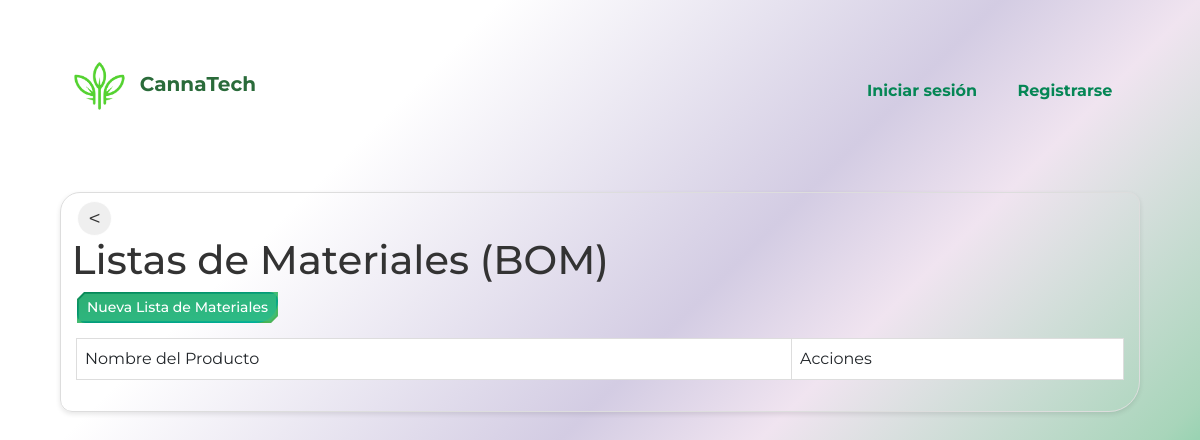
The app's page /bom/, older data.
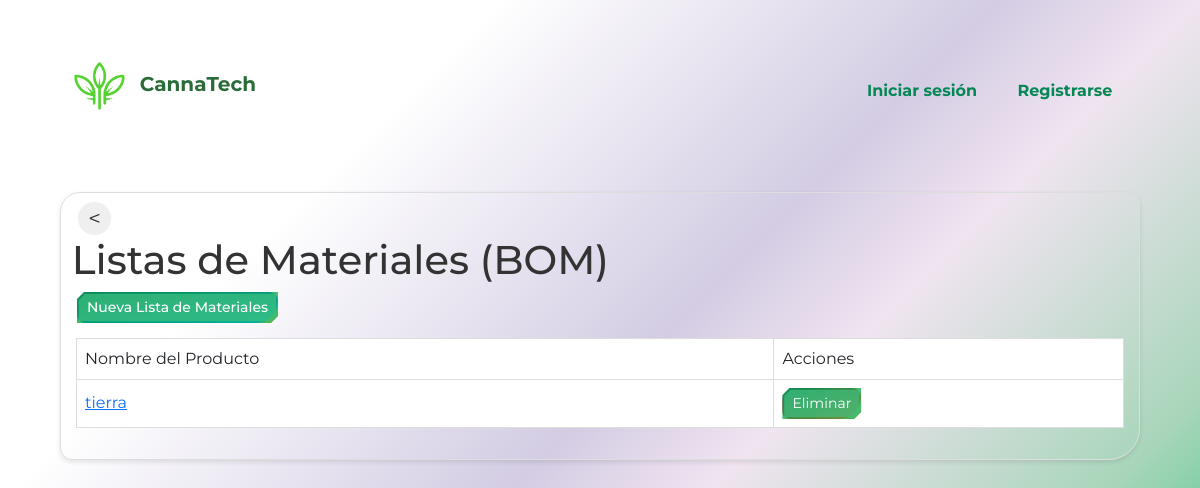
The same page, newer data.
### core/models.py (models this page shows, shortened)
class ListaMateriales(models.Model):
    nombre_producto = models.CharField(max_length=100)
    materiales = models.ManyToManyField(Material, through='ItemListaMateriales')

### core/views.py (the view)
# urls.py: path('bom/', views.lista_bom, name='lista_bom'),
def lista_bom(request):
    listas = ListaMateriales.objects.all()
    return render(request, 'core/lista_bom.html', {'listas': listas})

### core/templates/core/lista_bom.html (shortened to what this page needs)
{% extends 'core/base.html' %}
{% block content %}
<div class="container-fluid">
  <div class="row">
    <div class="col-md-12">
      <div class="cardmodal">
        <div class="card-headermodal">
          <br>
          <input type="button" class="btn-prev" value="<" onClick="javascript:history.go(-1);">
          <h1>&nbsp;Listas de Materiales (BOM)</h1>
          &emsp;<a href="{% url 'crear_bom' %}" class="btn btn-primary btn-sm">Nueva Lista de Materiales</a>
        </div>
        <div class="cardmodal-body">
          <div class="table-responsive">
            <table id="datatablesBOM" class="table">
              <thead>
                <tr>
                  <th>Nombre del Producto</th>
                  <th>Acciones</th>
                </tr>
              </thead>
              <tbody>
                 {% for lista in listas %}
                <tr>
                  <td><a href="{% url 'detalle_bom' lista.pk %}">{{ lista.nombre_producto }}</a></td>
                  <td>
                    <button type="button" class="btn btn-danger btn-sm" onclick="openModal('{{ lista.pk }}')">Eliminar</button>
                  </td>
                </tr>
                {% endfor %}
              </tbody>
            </table>
          </div>
        </div>
      </div>
    </div>
  </div>
</div>
{% endblock %}

Row changes from the older to the newer data that the page shows:
added ListaMateriales: nombre_producto "tierra"
